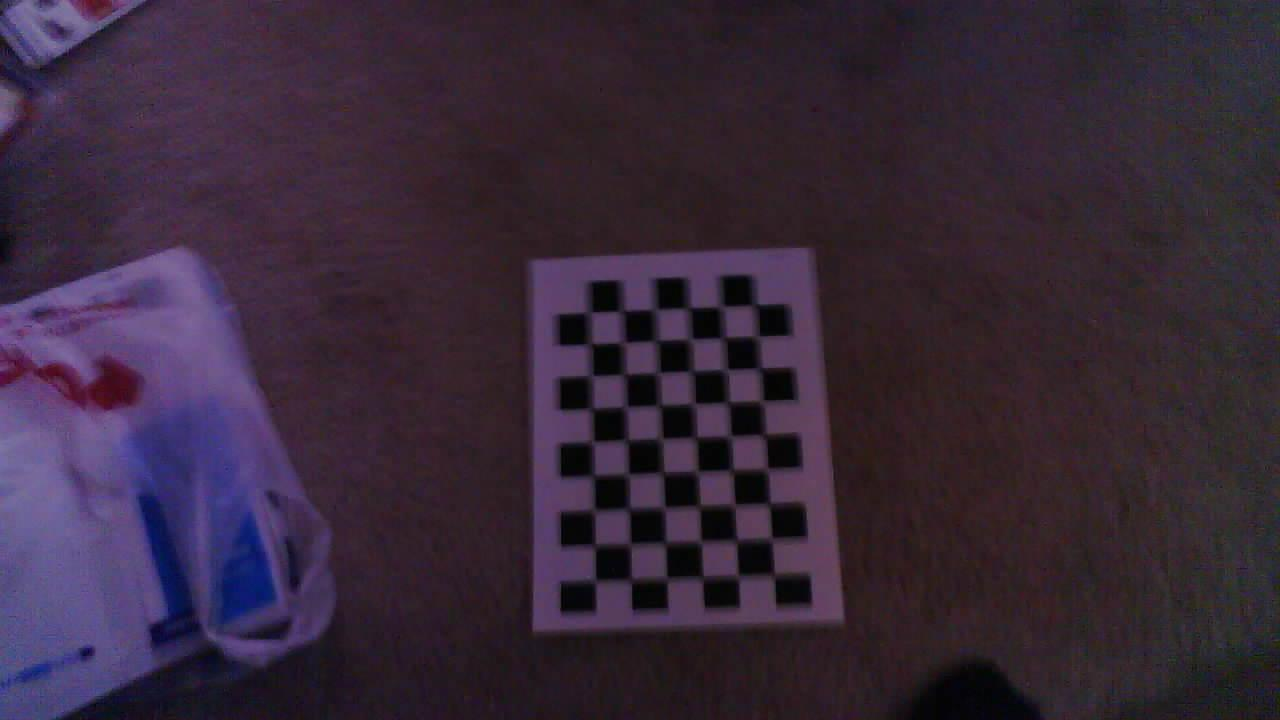
#> input picture Python Scripts/1697551960864.7305.jpg, 1280 x 720 px; its folder holds 4 pictures in this run
$ python CalibrateFisheye.py
#> lines starting #> are read from the running program, lines starting #| are printed output that depends on the picture
import cv2
import numpy as np
import os
import glob
CHECKERBOARD = (9,6)
subpix_criteria = (cv2.TERM_CRITERIA_EPS+cv2.TERM_CRITERIA_MAX_ITER, 30, 0.1)
calibration_flags = cv2.fisheye.CALIB_RECOMPUTE_EXTRINSIC+cv2.fisheye.CALIB_CHECK_COND+cv2.fisheye.CALIB_FIX_SKEW
objp = np.zeros((1, CHECKERBOARD[0]*CHECKERBOARD[1], 3), np.float32)
objp[0,:,:2] = np.mgrid[0:CHECKERBOARD[0], 0:CHECKERBOARD[1]].T.reshape(-1, 2)
_img_shape = None
objpoints = [] # 3d point in real world space
imgpoints = [] # 2d points in image plane.
images = glob.glob('*.jpg')
for fname in images:
    img = cv2.imread(fname)
#> img is the input picture: shape (720, 1280, 3); mean B, G, R 57, 40.2, 55.1
    if _img_shape == None:
        _img_shape = img.shape[:2]
    else:
        assert _img_shape == img.shape[:2], "All images must share the same size."
    gray = cv2.cvtColor(img,cv2.COLOR_BGR2GRAY)
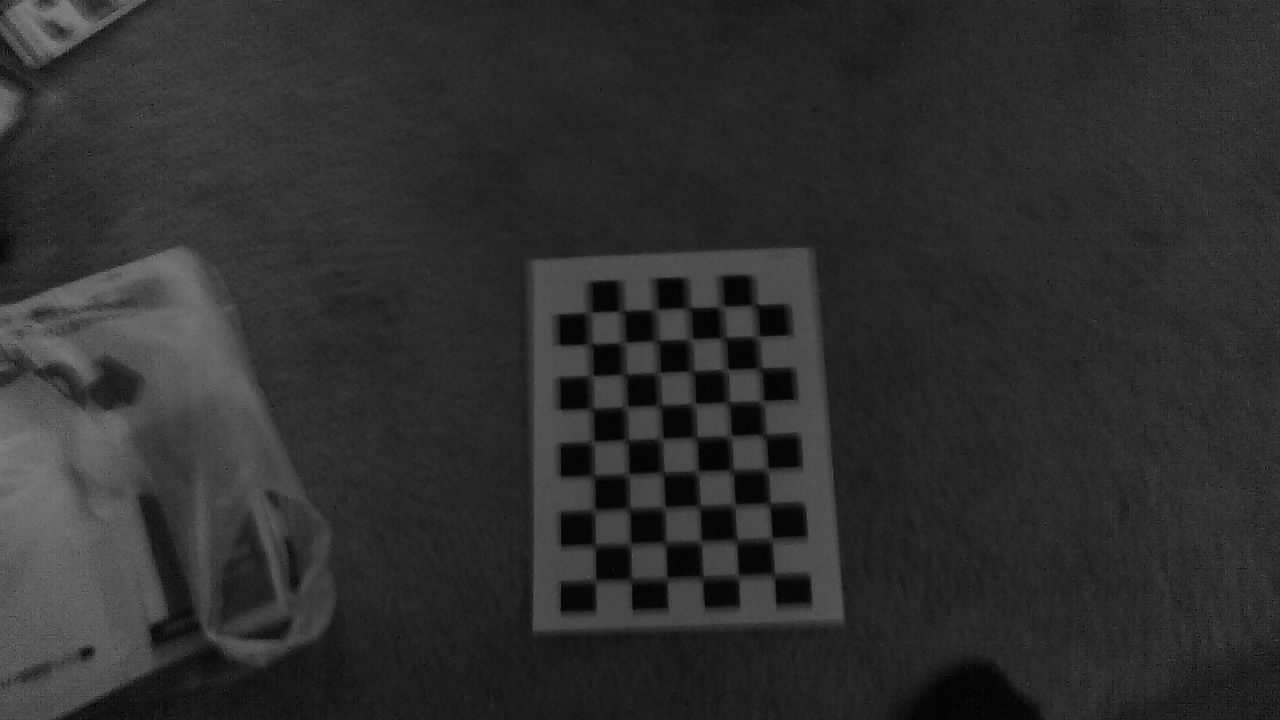
#> gray: shape (720, 1280); min 0, max 130, mean 46.6
    # Find the chess board corners
    ret, corners = cv2.findChessboardCorners(gray, CHECKERBOARD, cv2.CALIB_CB_ADAPTIVE_THRESH+cv2.CALIB_CB_FAST_CHECK+cv2.CALIB_CB_NORMALIZE_IMAGE)
#> ret = True; corners = 54 rows, first 8: [594.5, 581], [595, 546], [594, 511.5], [592.5, 476.5], [592, 442], [591.5, 409.5], [591, 376.5], [589.5, 345]
    # If found, add object points, image points (after refining them)
    if ret == True:
        objpoints.append(objp)
        cv2.cornerSubPix(gray,corners,(3,3),(-1,-1),subpix_criteria)
        imgpoints.append(corners)
#> pass 2 of the loop `for fname in images:`:
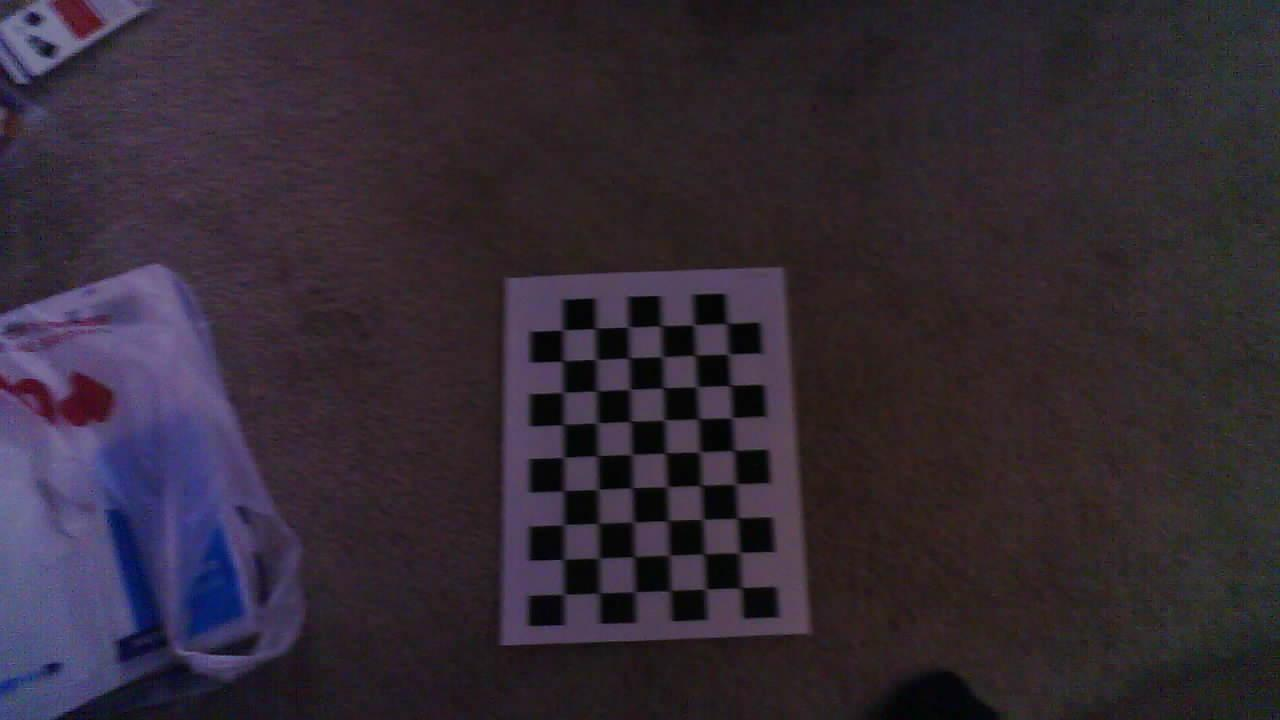
#> input picture Python Scripts/1697551961273.2656.jpg, 1280 x 720 px
#> img is the input picture: shape (720, 1280, 3); mean B, G, R 52.2, 41.5, 50.9
#> `gray = cv2.cvtColor(img,cv2.COLOR_BGR2GRAY)`:
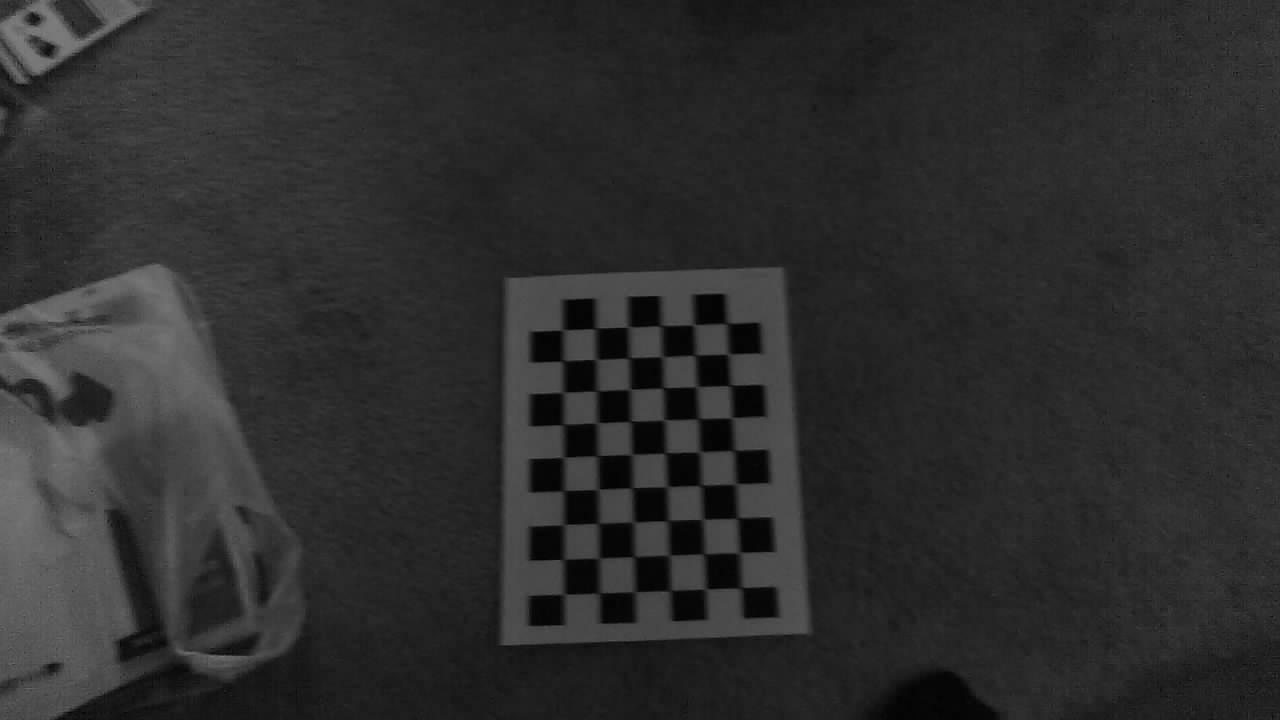
#> gray: shape (720, 1280); min 0, max 128, mean 45.6
#> corners = 54 rows, first 8: [564, 594], [564.5, 558.5], [564.5, 525], [563.5, 491.5], [562.7, 457.8], [563.4, 424.3], [563.1, 392.4], [563, 361.5]
#> pass 3 of the loop `for fname in images:`:
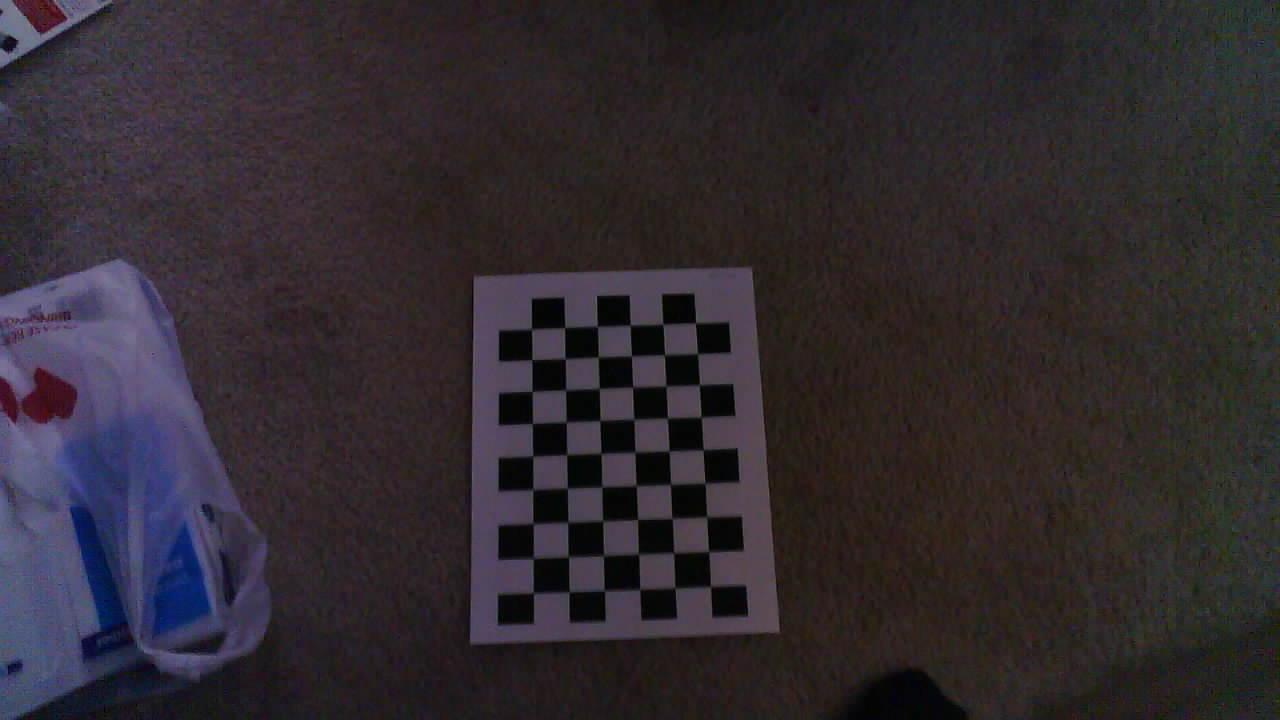
#> input picture Python Scripts/1697551961873.5867.jpg, 1280 x 720 px
#> img is the input picture: shape (720, 1280, 3); mean B, G, R 47.5, 42, 48.7
#> `gray = cv2.cvtColor(img,cv2.COLOR_BGR2GRAY)`:
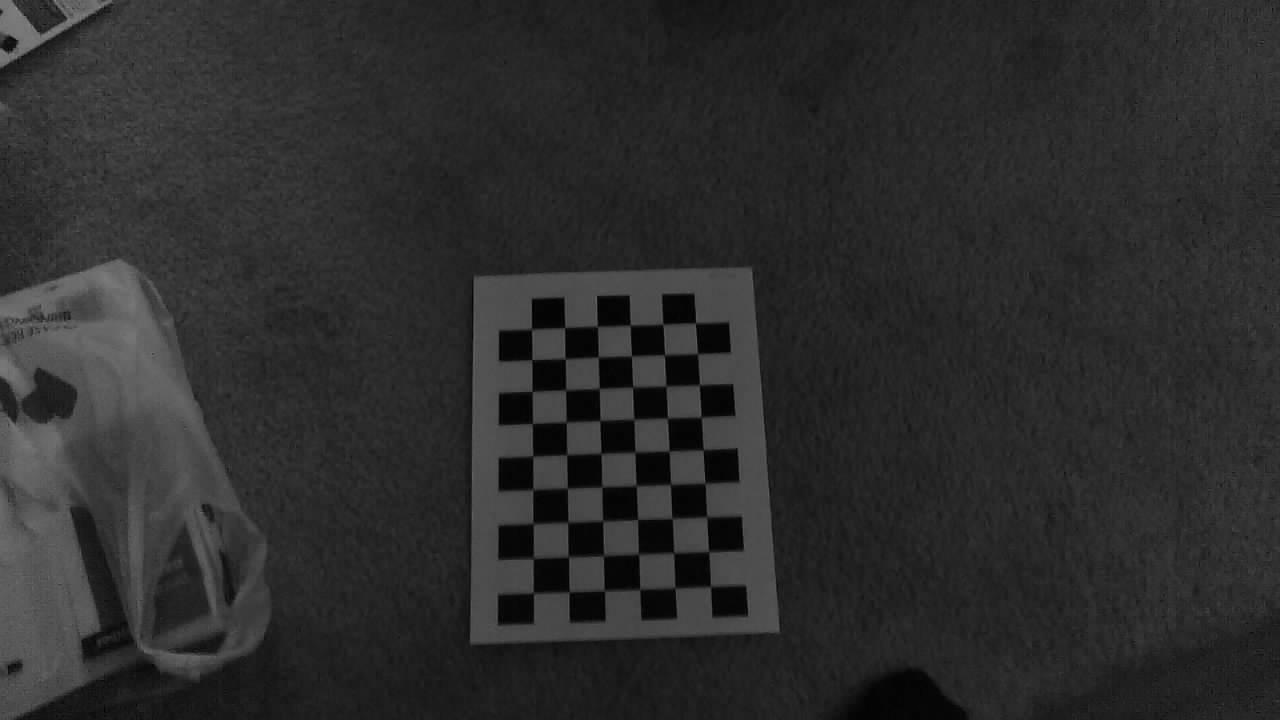
#> gray: shape (720, 1280); min 0, max 153, mean 44.6
#> corners = 54 rows, first 8: [533.4, 591.5], [534, 557], [533.4, 524.9], [533, 489.5], [532.8, 455.6], [532.3, 423.6], [532.2, 391.6], [531.9, 359.4]
#> the loop made 4 passes; the first 3 are shown
N_OK = len(objpoints)
K = np.zeros((3, 3))
D = np.zeros((4, 1))
rvecs = [np.zeros((1, 1, 3), dtype=np.float64) for i in range(N_OK)]
tvecs = [np.zeros((1, 1, 3), dtype=np.float64) for i in range(N_OK)]
rms, _, _, _, _ = \
#> (the run stopped early here; a loop or call above may not have finished)
